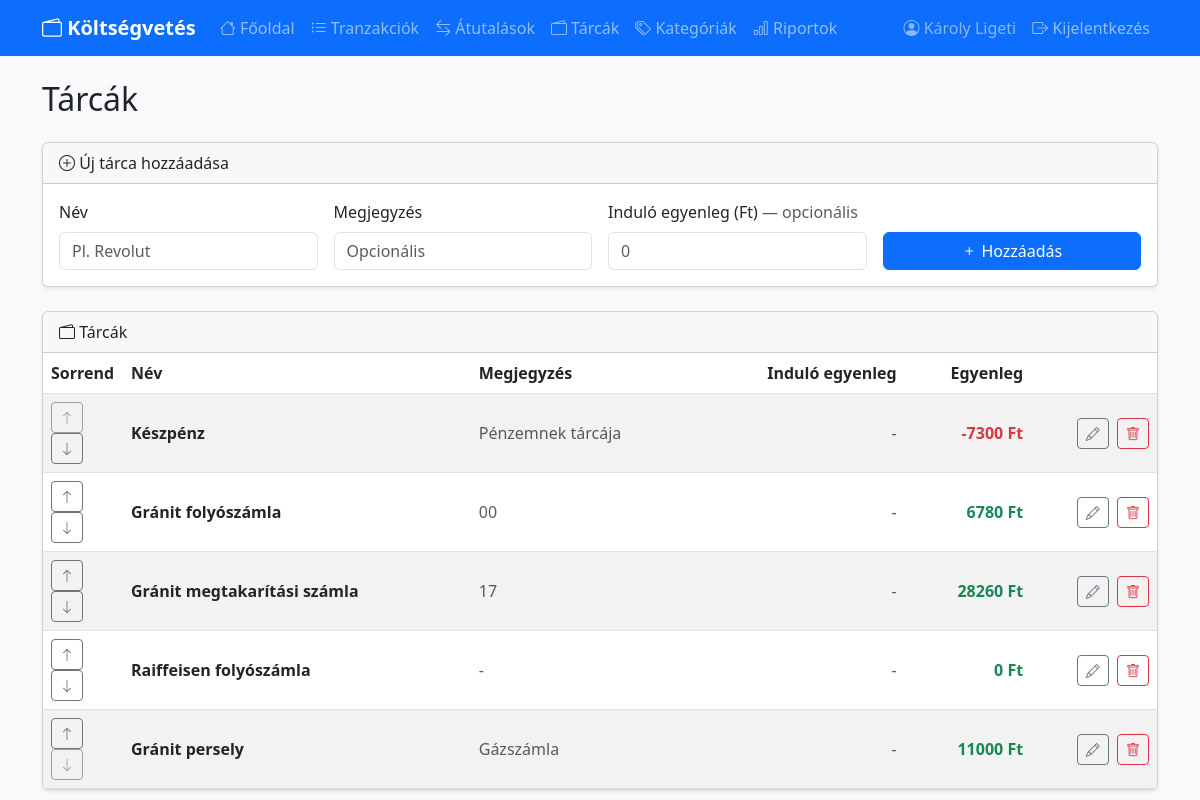
Screenshot of /wallets (signed in) with the database file from the repository.
### tables this page shows
CREATE TABLE users (
            id INTEGER PRIMARY KEY AUTOINCREMENT,
            google_id TEXT UNIQUE NOT NULL,
            name TEXT,
            email TEXT
        );

CREATE TABLE wallets (
        id INTEGER PRIMARY KEY AUTOINCREMENT,
        name TEXT NOT NULL,
        description TEXT, initial_balance REAL DEFAULT 0, sort_order INTEGER);

### main.py (the view, shortened to what this page needs)
@app.route('/wallets', methods=['GET', 'POST'])
@login_required
def wallets():
    conn = get_db()
    all_wallets = conn.execute("SELECT * FROM wallets ORDER BY sort_order").fetchall()
    wallet_list = [
        {'id': w['id'], 'name': w['name'], 'description': w['description'],
         'balance': wallet_balance(conn, w['id'])}
        for w in all_wallets
    ]
    conn.close()
    return render_template('wallets.html', wallets=wallet_list)

### main.py (called while the page is built)
@login_manager.user_loader
def load_user(user_id):
    conn = get_db()
    row = conn.execute("SELECT * FROM users WHERE id=?", (user_id,)).fetchone()
    conn.close()
    if row:
        return User(row["id"], row["name"], row["email"])
    return None

def get_db():
    conn = sqlite3.connect(DATABASE)
    conn.row_factory = sqlite3.Row
    return conn

def wallet_balance(conn, wallet_id):
    initial = conn.execute(
        "SELECT COALESCE(initial_balance, 0) FROM wallets WHERE id=?",
        (wallet_id,)).fetchone()[0]
    income = conn.execute(
        "SELECT COALESCE(SUM(amount), 0) FROM transactions WHERE type='income' AND wallet_id=?",
        (wallet_id,)).fetchone()[0]
    expense = conn.execute(
        "SELECT COALESCE(SUM(amount), 0) FROM transactions WHERE type='expense' AND wallet_id=?",
        (wallet_id,)).fetchone()[0]
    t_in = conn.execute(
        "SELECT COALESCE(SUM(amount), 0) FROM transfers WHERE to_wallet_id=?",
        (wallet_id,)).fetchone()[0]
    t_out = conn.execute(
        "SELECT COALESCE(SUM(amount), 0) FROM transfers WHERE from_wallet_id=?",
        (wallet_id,)).fetchone()[0]
    return initial + income - expense + t_in - t_out

### templates/wallets.html
{% extends 'base.html' %}
{% block content %}
<h2 class="mb-4">Tárcák</h2>
<div class="card shadow-sm mb-4">
    <div class="card-header"><i class="bi bi-plus-circle"></i> Új tárca hozzáadása</div>
    <div class="card-body">
        <form method="POST">
            <div class="row g-3">
                <div class="col-md-3">
                    <label class="form-label">Név</label>
                    <input type="text" name="name" class="form-control" required placeholder="Pl. Revolut">
                </div>
                <div class="col-md-3">
                    <label class="form-label">Megjegyzés</label>
                    <input type="text" name="description" class="form-control" placeholder="Opcionális">
                </div>
                <div class="col-md-3">
                    <label class="form-label">Induló egyenleg (Ft) <span class="text-muted fw-normal">— opcionális</span></label>
                    <input type="number" name="initial_balance" class="form-control" placeholder="0" step="1">
                </div>
                <div class="col-md-3 d-flex align-items-end">
                    <button type="submit" class="btn btn-primary w-100"><i class="bi bi-plus"></i> Hozzáadás</button>
                </div>
            </div>
        </form>
    </div>
</div>
<div class="card shadow-sm">
    <div class="card-header"><i class="bi bi-wallet2"></i> Tárcák</div>
    <div class="card-body p-0">
        <table class="table table-striped mb-0 align-middle">
            <thead>
                <tr>
                    <th style="width:80px">Sorrend</th>
                    <th>Név</th>
                    <th>Megjegyzés</th>
                    <th class="text-end">Induló egyenleg</th>
                    <th class="text-end">Egyenleg</th>
                    <th></th>
                </tr>
            </thead>
            <tbody>
                {% for w in wallets %}
                <tr>
                    <td>
                        <a href="/wallets/move/{{ w.id }}/up" class="btn btn-sm btn-outline-secondary {% if loop.first %}disabled{% endif %}" title="Feljebb">
                            <i class="bi bi-arrow-up"></i>
                        </a>
                        <a href="/wallets/move/{{ w.id }}/down" class="btn btn-sm btn-outline-secondary {% if loop.last %}disabled{% endif %}" title="Lejjebb">
                            <i class="bi bi-arrow-down"></i>
                        </a>
                    </td>
                    <td class="fw-bold">{{ w.name }}</td>
                    <td class="text-muted">{{ w.description or '-' }}</td>
                    <td class="text-end text-muted">
                        {% if w.initial_balance %}{{ "%.0f"|format(w.initial_balance) }} Ft{% else %}-{% endif %}
                    </td>
                    <td class="text-end fw-bold {{ 'text-success' if w.balance >= 0 else 'text-danger' }}">
                        {{ "%.0f"|format(w.balance) }} Ft
                    </td>
                    <td class="text-end">
                        <a href="/wallets/edit/{{ w.id }}" class="btn btn-sm btn-outline-secondary me-1">
                            <i class="bi bi-pencil"></i>
                        </a>
                        <a href="/wallets/delete/{{ w.id }}"
                           class="btn btn-sm btn-outline-danger"
                           onclick="return confirm('Biztosan törlöd ezt a tárcát?')">
                            <i class="bi bi-trash"></i>
                        </a>
                    </td>
                </tr>
                {% else %}
                <tr><td colspan="6" class="text-center text-muted py-3">Még nincsenek tárcák</td></tr>
                {% endfor %}
            </tbody>
        </table>
    </div>
</div>
{% endblock %}

### templates/base.html (shortened to what this page needs)
<!DOCTYPE html>
<html lang="hu">
<head>
    <link href="https://cdn.jsdelivr.net/npm/bootstrap@5.3.0/dist/css/bootstrap.min.css" rel="stylesheet">
    <link href="https://cdn.jsdelivr.net/npm/bootstrap-icons@1.10.0/font/bootstrap-icons.css" rel="stylesheet">
</head>
<body class="bg-light">
    <nav class="navbar navbar-expand-lg navbar-dark bg-primary">
        <div class="container">
            <a class="navbar-brand fw-bold" href="/"><i class="bi bi-wallet2"></i> Költségvetés</a>
            <div class="collapse navbar-collapse" id="navmenu">
                <div class="navbar-nav me-auto">
                    {% if current_user.is_authenticated %}
                    <a class="nav-link" href="/"><i class="bi bi-house"></i> Főoldal</a>
                    <a class="nav-link" href="/transactions"><i class="bi bi-list-ul"></i> Tranzakciók</a>
                    <a class="nav-link" href="/transfers"><i class="bi bi-arrow-left-right"></i> Átutalások</a>
                    <a class="nav-link" href="/wallets"><i class="bi bi-wallet2"></i> Tárcák</a>
                    <a class="nav-link" href="/categories"><i class="bi bi-tags"></i> Kategóriák</a>
                    <a class="nav-link" href="/reports"><i class="bi bi-bar-chart"></i> Riportok</a>
                    {% endif %}
                </div>
                <div class="navbar-nav ms-auto">
                    {% if current_user.is_authenticated %}
                    <span class="nav-link text-white-50"><i class="bi bi-person-circle"></i> {{ current_user.name }}</span>
                    <a class="nav-link" href="/logout"><i class="bi bi-box-arrow-right"></i> Kijelentkezés</a>
                    {% endif %}
                </div>
            </div>
        </div>
    </nav>
    <div class="container mt-4">
        {% block content %}{% endblock %}
    </div>
</body>
</html>

### rows the page displays
users: name "Károly Ligeti"
wallets: name "Készpénz", description "Pénzemnek tárcája", balance "-7300"
wallets: name "Gránit folyószámla", description "00", balance "6780"
wallets: name "Gránit megtakarítási számla", description "17", balance "28260"
wallets: name "Raiffeisen folyószámla", description "-", balance "0"
wallets: name "Gránit persely", description "Gázszámla", balance "11000"
